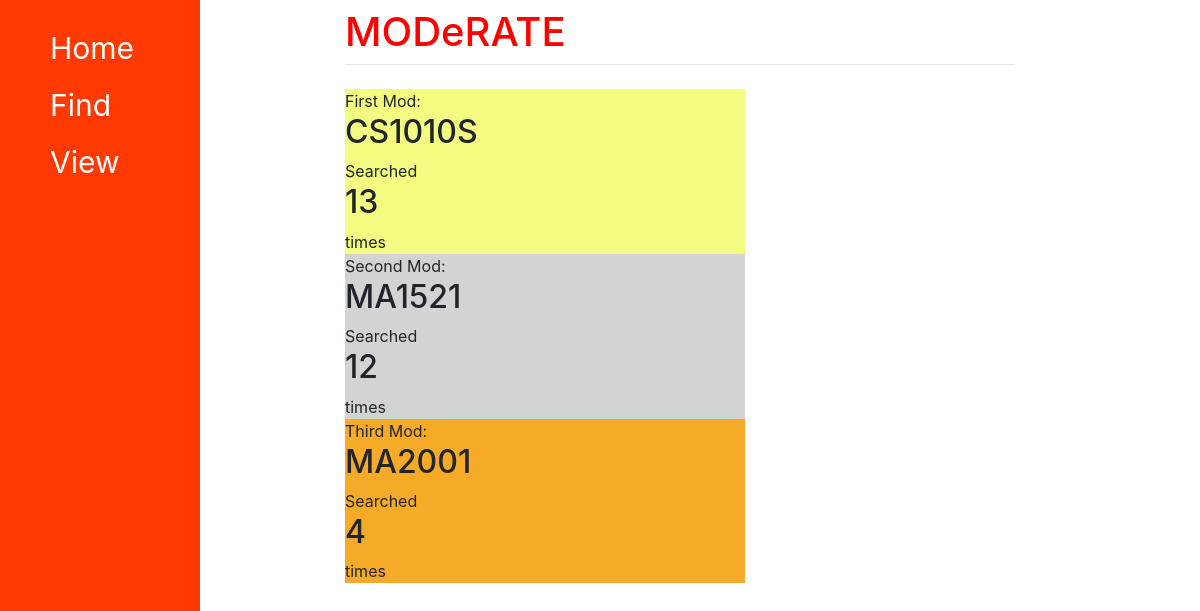
The app's page /view/searched/, older data.
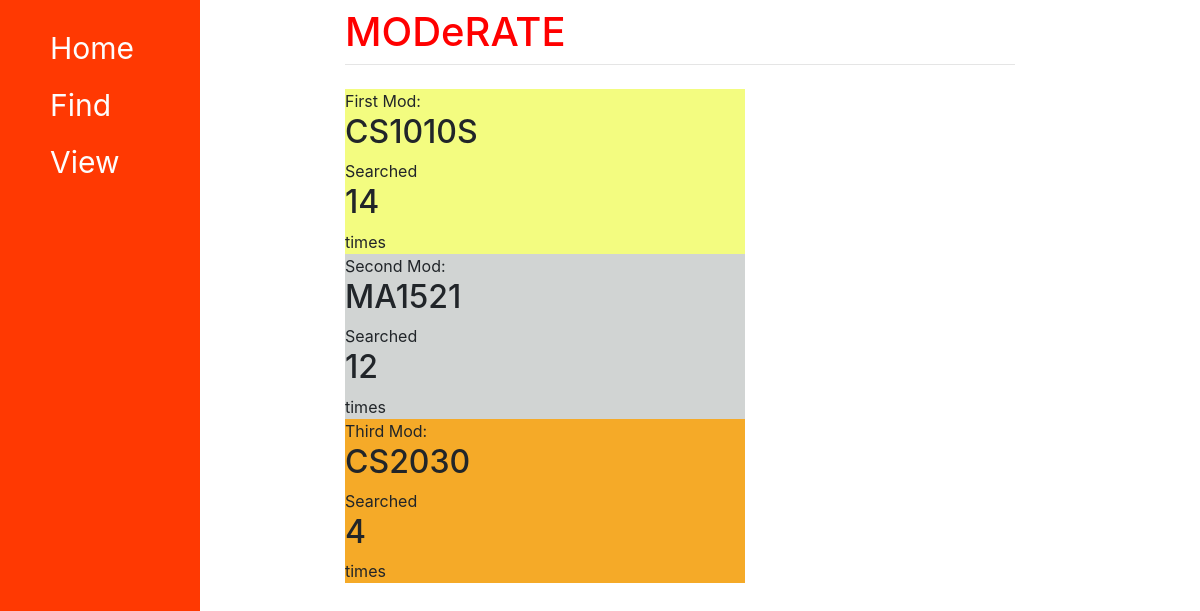
The same page, newer data.
### moderate/models.py (models this page shows)
class Module(models.Model):
    code = models.CharField(max_length = 10)
    rating = models.FloatField(default = 0.0)
    comment1 = models.CharField(max_length = 200, default = "")
    comment2 = models.CharField(max_length = 200, default = "")
    comment3 = models.CharField(max_length = 200, default = "")
    searched = models.IntegerField(default = 1)
    emotions = models.CharField(max_length = 200, default = "1.0,1.0,1.0,1.0,1.0")

### moderate/views.py (the view)
# urls.py: path("view/searched/", views.searched, name="searched"),
def searched(response):
    mydict = {}
    top3 = Module.objects.order_by("-searched")[:3]
    mydict["first"] = getattr(top3[0], "code")
    mydict["second"] = getattr(top3[1], "code")
    mydict["third"] = getattr(top3[2], "code")
    mydict["search1"] = getattr(top3[0], "searched")
    mydict["search2"] = getattr(top3[1], "searched")
    mydict["search3"] = getattr(top3[2], "searched")
    return render(response, "moderate/searched.html", mydict)

### moderate/templates/moderate/searched.html (shortened to what this page needs)
{% extends "moderate/base.html" %}
{% block content %}
<div>
    <div style="background-color:rgb(243, 252, 128);width:400px">
        First Mod: <h2>{{first}}</h2> Searched <h2>{{search1}}</h2> times
    </div>
    <div style="background-color:rgb(209, 212, 211);width:400px">
        Second Mod: <h2>{{second}}</h2> Searched <h2>{{search2}}</h2> times
    </div>
    <div style="background-color:rgb(245, 170, 40);width:400px">
        Third Mod: <h2>{{third}}</h2> Searched <h2>{{search3}}</h2> times
    </div>
</div>
{% endblock %}

Row changes from the older to the newer data that the page shows:
no longer on this page (row unchanged): Module: code "MA2001"
now on this page (row edited): Module: code "CS2030"
Text that changed along with them:
{{ search1 }}: "13" → "14"
